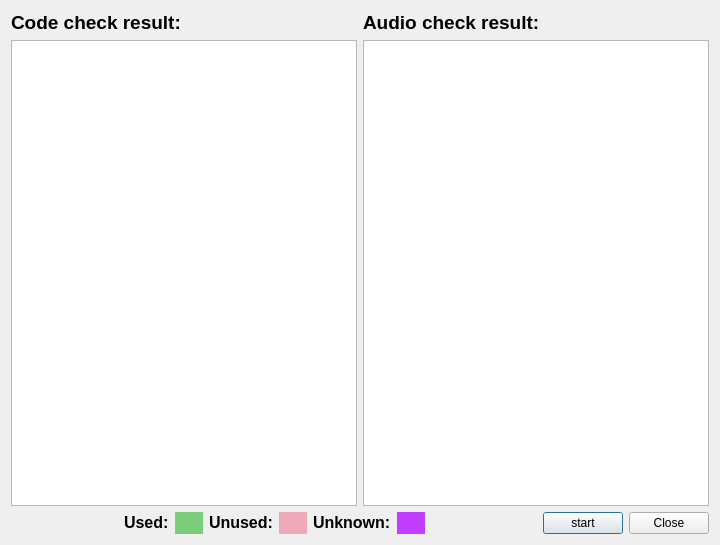
<?xml version="1.0" encoding="UTF-8"?>
<ui version="4.0">
 <class>CheckCodeAudioDialog</class>
 <widget class="QDialog" name="CheckCodeAudioDialog">
  <property name="geometry">
   <rect>
    <x>0</x>
    <y>0</y>
    <width>720</width>
    <height>545</height>
   </rect>
  </property>
  <property name="windowTitle">
   <string>Dialog</string>
  </property>
  <layout class="QVBoxLayout" name="verticalLayout_2">
   <item>
    <layout class="QVBoxLayout" name="verticalLayout">
     <item>
      <layout class="QGridLayout" name="gridLayout">
       <item row="0" column="0">
        <widget class="QLabel" name="label">
         <property name="text">
          <string>&lt;html&gt;&lt;head/&gt;&lt;body&gt;&lt;p&gt;&lt;span style=&quot; font-size:14pt; font-weight:600;&quot;&gt;Code check result:&lt;/span&gt;&lt;/p&gt;&lt;/body&gt;&lt;/html&gt;</string>
         </property>
        </widget>
       </item>
       <item row="0" column="1">
        <widget class="QLabel" name="label_2">
         <property name="text">
          <string>&lt;html&gt;&lt;head/&gt;&lt;body&gt;&lt;p&gt;&lt;span style=&quot; font-size:14pt; font-weight:600;&quot;&gt;Audio check result:&lt;/span&gt;&lt;/p&gt;&lt;/body&gt;&lt;/html&gt;</string>
         </property>
        </widget>
       </item>
       <item row="1" column="0">
        <widget class="QListWidget" name="codeReListWidget"/>
       </item>
       <item row="1" column="1">
        <widget class="QListWidget" name="audioReListWidget"/>
       </item>
      </layout>
     </item>
     <item>
      <layout class="QHBoxLayout" name="horizontalLayout_5">
       <item>
        <spacer name="horizontalSpacer">
         <property name="orientation">
          <enum>Qt::Horizontal</enum>
         </property>
         <property name="sizeHint" stdset="0">
          <size>
           <width>40</width>
           <height>20</height>
          </size>
         </property>
        </spacer>
       </item>
       <item>
        <layout class="QHBoxLayout" name="horizontalLayout_4">
         <item>
          <layout class="QHBoxLayout" name="horizontalLayout">
           <item>
            <widget class="QLabel" name="label_3">
             <property name="text">
              <string>&lt;html&gt;&lt;head/&gt;&lt;body&gt;&lt;p&gt;&lt;span style=&quot; font-size:12pt; font-weight:600;&quot;&gt;Used:&lt;/span&gt;&lt;/p&gt;&lt;/body&gt;&lt;/html&gt;</string>
             </property>
            </widget>
           </item>
           <item>
            <widget class="QLabel" name="label_6">
             <property name="styleSheet">
              <string notr="true">color: rgb(124, 205, 124);
background-color:  rgb(124, 205, 124);</string>
             </property>
             <property name="text">
              <string>-------</string>
             </property>
            </widget>
           </item>
          </layout>
         </item>
         <item>
          <layout class="QHBoxLayout" name="horizontalLayout_2">
           <item>
            <widget class="QLabel" name="label_4">
             <property name="text">
              <string>&lt;html&gt;&lt;head/&gt;&lt;body&gt;&lt;p&gt;&lt;span style=&quot; font-size:12pt; font-weight:600;&quot;&gt;Unused:&lt;/span&gt;&lt;/p&gt;&lt;/body&gt;&lt;/html&gt;</string>
             </property>
            </widget>
           </item>
           <item>
            <widget class="QLabel" name="label_7">
             <property name="styleSheet">
              <string notr="true">background-color: rgb(238, 169, 184);
color: rgb(238, 169, 184);</string>
             </property>
             <property name="text">
              <string>-------</string>
             </property>
            </widget>
           </item>
          </layout>
         </item>
         <item>
          <layout class="QHBoxLayout" name="horizontalLayout_3">
           <item>
            <widget class="QLabel" name="label_5">
             <property name="text">
              <string>&lt;html&gt;&lt;head/&gt;&lt;body&gt;&lt;p&gt;&lt;span style=&quot; font-size:12pt; font-weight:600;&quot;&gt;Unknown&lt;/span&gt;&lt;span style=&quot; font-size:12pt; font-weight:600;&quot;&gt;:&lt;/span&gt;&lt;/p&gt;&lt;/body&gt;&lt;/html&gt;</string>
             </property>
            </widget>
           </item>
           <item>
            <widget class="QLabel" name="label_8">
             <property name="styleSheet">
              <string notr="true">background-color: rgb(191, 62, 255);
color: rgb(191, 62, 255);</string>
             </property>
             <property name="text">
              <string>-------</string>
             </property>
            </widget>
           </item>
          </layout>
         </item>
        </layout>
       </item>
       <item>
        <spacer name="horizontalSpacer_2">
         <property name="orientation">
          <enum>Qt::Horizontal</enum>
         </property>
         <property name="sizeHint" stdset="0">
          <size>
           <width>40</width>
           <height>20</height>
          </size>
         </property>
        </spacer>
       </item>
       <item>
        <widget class="QPushButton" name="startPushButton">
         <property name="text">
          <string>start</string>
         </property>
        </widget>
       </item>
       <item>
        <widget class="QPushButton" name="closePushButton">
         <property name="text">
          <string>Close</string>
         </property>
        </widget>
       </item>
      </layout>
     </item>
    </layout>
   </item>
  </layout>
 </widget>
 <resources/>
 <connections>
  <connection>
   <sender>closePushButton</sender>
   <signal>clicked()</signal>
   <receiver>CheckCodeAudioDialog</receiver>
   <slot>reject()</slot>
   <hints>
    <hint type="sourcelabel">
     <x>670</x>
     <y>523</y>
    </hint>
    <hint type="destinationlabel">
     <x>583</x>
     <y>512</y>
    </hint>
   </hints>
  </connection>
 </connections>
</ui>
